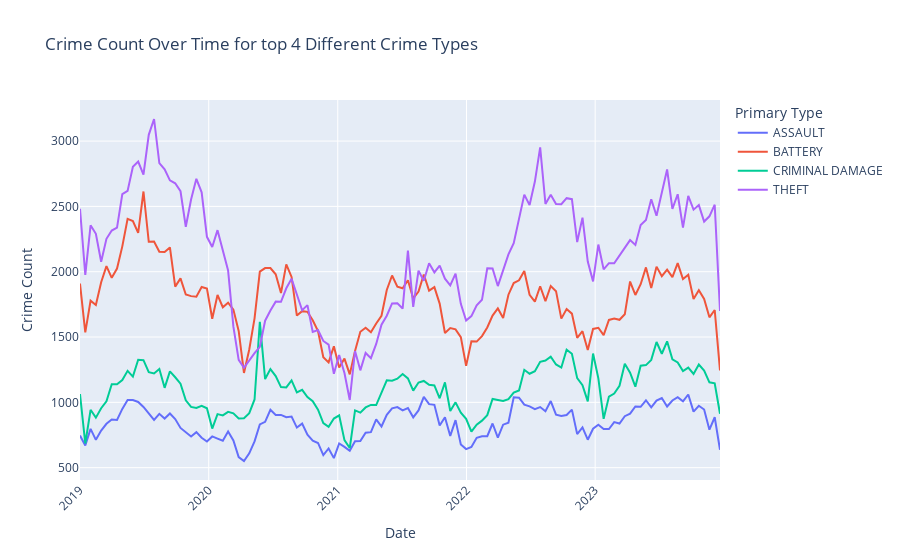

Notebook source saved alongside this figure:
### Code cell
df_pivot = top_4.pivot(index='Start_Date', columns='Primary Type', values='Count').reset_index()

# Create a line chart
fig = px.line(df_pivot, x='Start_Date', y=df_pivot.columns[1:],  # All columns except 'Start_Date'
              labels={'value': 'Count', 'Start_Date': 'Date'},title='Crime Count Over Time for top 4 Different Crime Types')

# Customize the layout
fig.update_layout(xaxis_title='Date',yaxis_title='Crime Count',legend_title='Primary Type',xaxis_tickangle=-45
)
fig.show()
